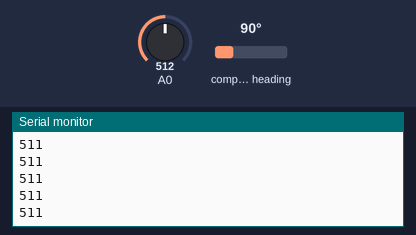
Simulated run of this sketch. Board: Arduino Uno, built with avr-gcc and run on an emulated ATmega328P. Shown: the last lines printed to the serial monitor. Wiring (inferred from the names in the program): AS5600 angle sensor at I2C address 0x36. Inputs (shaded band) come from the test bench; at power-on: A0 = 512, compass heading 90°.

Above: at 1.2 s.
1.3 s: A0 set to 716
At 1.56 s:
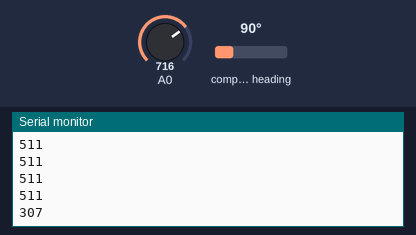
2.8 s: A0 set to 900
At 2.96 s:
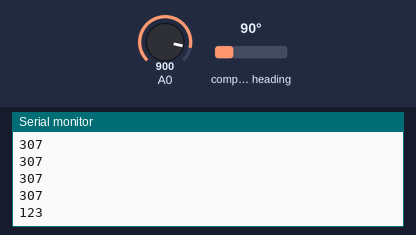
Timing chart, 0 to 5.8 s (numbered marks = the images above; inputs shaded):
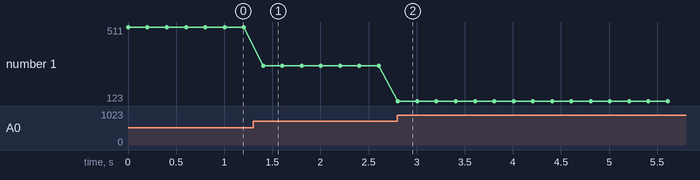

Measured:
- after the input at 1.3 s, the serial monitor: prints a new line after 0.10 s (image 1)
- after the input at 2.8 s, the serial monitor: prints a new line at once (image 2)
- plotted number 1: 511 → 307 after the input at 1.3 s, 307 → 123 after the input at 2.8 s

The sketch:

AnalogWithI2C_SampleCode.ino
```cpp
/* ----- Pin setting -----
   PC4 - Analog   4 - Encoder SDA
   PC5 - Analog   5 - Encoder SCL
   PC0 - Analog   0 - Encoder OUT
*/

#include <stdint.h>
#include <Wire.h>
#define AS5600_AS5601_DEV_ADDRESS       0x36
#define AS5600_AS5601_REG_CONF          0x07
#define AS5600_AS5601_REG_STATUS        0x0B

void Encoder_I2C_init(void){
  byte error;
  uint8_t data;

  // Read AS5601 status register
  Wire.beginTransmission(AS5600_AS5601_DEV_ADDRESS);
  Wire.write(AS5600_AS5601_REG_STATUS);
  Wire.endTransmission(false);
  Wire.requestFrom(AS5600_AS5601_DEV_ADDRESS, 1);
  data = Wire.read();
  data &= 0x38;
  if (data != 0x20)
  {
    Serial.print("Magnet error : ");
    if ( !(data & 0x20) )
      Serial.println("Magnet was not detected");
    if (data & 0x10)
      Serial.println("Magnet too weak");
    if (data & 0x08)
      Serial.println("Magnet too strong");
    Serial.println("Stop");
    for(;;);
  }
  else
    Serial.println("Magnet : OK");

  // Write AS5601 conf
  Wire.beginTransmission(AS5600_AS5601_DEV_ADDRESS);
  Wire.write(AS5600_AS5601_REG_CONF);
  Wire.write(0b00000111);   // WD = 0b0, FTH = 0b001, SF = 0b11
  error = Wire.endTransmission();
  if (error)
  {
    Serial.print("error=");
    Serial.println(error);
  }
  delay(1);
}

void setup() {
  // I2C init
  Wire.begin();
  Wire.setClock(400000);

  // Communication function init
  Serial.begin(115200);
  while (!Serial);

  // Peripheral init
  Encoder_I2C_init();
}

void loop() {
  uint16_t AnalogValue = 0;
  AnalogValue = analogRead(0);
  AnalogValue &= 0x03FF;
  AnalogValue = 0x03FF - AnalogValue;
  Serial.println(AnalogValue);
  delay(200);
}
```
